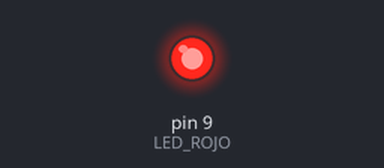
Simulated run of this sketch. Board: Arduino Uno, built with avr-gcc and run on an emulated ATmega328P. Parts: output pins drawn as LEDs (lit = HIGH). No radio packets arrive unless stated.

Above: at 0.1 s.
At 2.1 s:
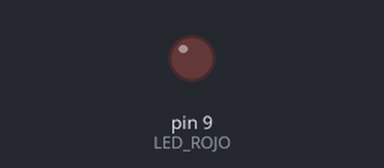
Timing chart, 0 to 3.6 s (numbered marks = the images above):
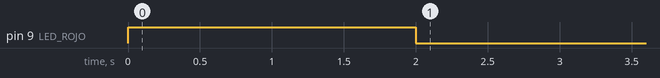

The sketch:

test_despertado_serial.ino
```cpp
// firm que espera la llegada del pedido desde la AMENAN1D para a continuación enviar el archivo TRAMAS.TXT

#include <SPI.h>
#include "RF24.h"
#include <SD.h>
#include "LowPower.h"
#include <Wire.h>
// librerías para usar el sensor de humedad
#include "Adafruit_Sensor.h"
#include <DHT.h>
#include <DHT_U.h>

#define DHTPIN            A0        // Pin de comunicación con el sensor.
#define DHTTYPE           DHT22     // DHT 22 (o el AM2302 que tenemos), define el tipo de sensor de humedad
#define SD_CS             10        // alias del pin conectado a CS de la SD
#define LED_ROJO          9
#define PULSADOR          2
#define BATA1             7
#define BATA2             6

DHT_Unified dht(DHTPIN, DHTTYPE);

// dirección en el bus I2C del RTC
const int DS3231 = 0x68;


// Inicializar variables de fecha y hora
byte segundo = 0;
byte minuto = 0;
byte hora = 0;
byte mes = 0;
byte anio = 0;
byte weekday = 0;
byte dia = 0;


// Nombre del archivo donde se dejarán las tramas
char str[] = "tramas.txt";
volatile int contador = 0;    // cuenta de pulsados
int indice = 0;               // índice de tramas
String cadena=String(3);

const char CONSTANTE[3] = "0D";
const int CONSTANTE_PULSADO = 1;

boolean bandera_grabacion = true;

/****************** User Config ***************************/
/***      Set this radio as radio number 0 or 1         ***/
bool radioNumber = 0;

/* Hardware configuration: Set up nRF24L01 radio on SPI bus plus pins A1 & A2 */
RF24 radio(A1,A2);
/**********************************************************/
                                                                           // Topology
byte addresses[][6] = {"1Node","2Node"};              // Radio pipe addresses for the 2 nodes to communicate.

// Role management: Set up role.  This sketch uses the same software for all the nodes
// in this system.  Doing so greatly simplifies testing.
typedef enum { role_ping_out = 1, role_pong_back } role_e;                 // The various roles supported by this sketch
const char* role_friendly_name[] = { "invalid", "Ping out", "Pong back"};  // The debug-friendly names of those roles

//role_e role = role_pong_back;                                              // The role of the current running sketch
role_e role = role_ping_out;
byte counter = 1;                                                          // A single byte to keep track of the data being sent back and forth
char data[32];
int i;
// constante que define cuantos segundos estará dormido antes de despertarse y medir
const int intervalo = 60;
volatile int cantidad_segundos = 0;

const int wakeUpPin = 2;

byte gotByte;                                           // Initialize a variable for the incoming response

boolean transmitir = false;

void obtenerFechaHora()
{
  Wire.beginTransmission(DS3231);
  Wire.write(byte(0));
  Wire.endTransmission();
  Wire.requestFrom(DS3231, 7);
  segundo = bcd2Dec(Wire.read());
  minuto = bcd2Dec(Wire.read());
  hora = bcd2Dec(Wire.read());
  weekday = bcd2Dec(Wire.read());
  dia = bcd2Dec(Wire.read());
  mes = bcd2Dec(Wire.read());
  anio = bcd2Dec(Wire.read());
}

// --------------------------------------------

byte bcd2Dec(byte val)
{
  return ((val/16*10) + (val%16));
}

// --------------------------------------------
void grabar_datos_archivo()
{
  char buffer1[3];
  char buffer2[8];
  File outFile;
  outFile = SD.open(str, FILE_WRITE);
  if (!outFile) {
    Serial.println(F("No se pudo abrir el archivo"));
    return;
  }
  obtenerFechaHora();
  outFile.println("");
  outFile.print(CONSTANTE);
  outFile.print(F(" "));
  sprintf(buffer2, "%07d", indice);
  outFile.print(buffer2);
  indice = indice + 1;

  outFile.print(F(" - "));
  sprintf(buffer1, "%02d", dia);
  outFile.print(buffer1);
  outFile.print(F("/"));
  sprintf(buffer1, "%02d", mes);
  outFile.print(buffer1);
  outFile.print(F("/"));
  outFile.print("20");
  outFile.print(anio);
  outFile.print(F(" "));
  sprintf(buffer1, "%02d", hora);
  outFile.print(buffer1);
  outFile.print(F(":"));
  sprintf(buffer1, "%02d", minuto);
  outFile.print(buffer1);
  outFile.print(F(":"));
  sprintf(buffer1, "%02d", segundo);
  outFile.print(buffer1);
  outFile.print(F(" - "));


  // Leer sensor de humedad y temperatura AM2302
  sensors_event_t event;
  // Temperatura
  dht.temperature().getEvent(&event);
  if (isnan(event.temperature)) {
    Serial.println(F("Error leyendo temperatura!"));
  }
  else {
    cadena = String(event.temperature);
    cadena.replace('.',',');
    outFile.print(cadena);
//    outFile.print(event.temperature);
    //outFile.print(F(" *C"));
  }
  // Humedad
  dht.humidity().getEvent(&event);
  if (isnan(event.relative_humidity)) {
    Serial.println(F("Error leyendo humedad!"));
  }
  else {
    outFile.print(F(" - "));
    cadena = String(event.relative_humidity);
    cadena.replace('.',',');
    outFile.print(cadena);
    //outFile.print(event.relative_humidity);
    //outFile.print(F("%"));
    outFile.print(F(" - "));
    }


// Leer sensor de presión y temperatura BMP180
//    cadena = String(bmp.readTemperature());
//    cadena.replace('.',',');
//    outFile.print(cadena);
//    outFile.print(F(" - "));
//    //outFile.print(F(" *C"));
//    cadena = String((bmp.readPressure())/100);
//    outFile.print(cadena);
//    outFile.print(F(" - "));
//    //outFile.print(F(" hPa - "));

    sprintf(buffer1, "%02d", (contador * CONSTANTE_PULSADO ));
    outFile.print(buffer1);

  // Cerrar archivo
  outFile.close();
}


void setup(){

  Serial.begin(9600);

  pinMode(PULSADOR,INPUT_PULLUP );

  pinMode(LED_ROJO, OUTPUT);
  // prender 2 segs el led rojo
  digitalWrite(LED_ROJO,HIGH);
  delay(2000);    //2 segs
  digitalWrite(LED_ROJO,LOW);

  // Inicializar I2C
  Wire.begin();
  // Configure wake up pin as input.
  // This will consumes few uA of current.
  pinMode(wakeUpPin, INPUT_PULLUP);

  //pin CS a la SD definido como salida
  pinMode(SD_CS,OUTPUT);
  // initializar SPI
//  SPI.begin();

  // inicializar sensor de humedad y temperatura
//  dht.begin();

  // inicializar sensor de presión y temperatura
//  bmp.begin();


//  //Inicializar SD
//  if (!SD.begin(SD_CS)) {
//    //Serial.println("Card failed, or not present");
//      digitalWrite(LED_ROJO,HIGH);
//    // don't do anything more:
//    return;
//  }

  // Setup and configure radio
  radio.begin();
  radio.setPALevel(RF24_PA_LOW);
  //radio.setPALevel(RF24_PA_MAX);
  //radio.enableAckPayload();                     // Allow optional ack payloads
  //radio.enableDynamicPayloads();                // Ack payloads are dynamic payloads

  if(radioNumber){
    radio.openWritingPipe(addresses[1]);        // Both radios listen on the same pipes by default, but opposite addresses
    radio.openReadingPipe(1,addresses[0]);      // Open a reading pipe on address 0, pipe 1
  }else{
    radio.openWritingPipe(addresses[0]);
    radio.openReadingPipe(1,addresses[1]);
  }
  radio.startListening();                       // Start listening

}

int inByte = 0;

void loop(void) {

    for (cantidad_segundos = 0 ;  cantidad_segundos  <  intervalo ; cantidad_segundos++){
      LowPower.idle(SLEEP_1S, ADC_OFF, TIMER2_OFF, TIMER1_OFF,TIMER0_OFF, SPI_OFF, USART0_OFF, TWI_OFF);
    }


  if (Serial.available() > 0) {
    //digitalWrite(9,HIGH);
      // get incoming byte:
      inByte = Serial.read();
      if (inByte == 'b'){
          digitalWrite(9,HIGH);
      }
      //if (inByte=="a"){
//        File dataFile = SD.open("TRAMAS.txt");
//        if (dataFile) {                                        // si se pudo abrir el archivo
//           while (dataFile.available()) {                      // mientras no se haya llegado al final
//               Serial.write(dataFile.read());
//               }
//           }
//        dataFile.close();
        //while(1);     // lazo infinito
      }
  //}

}
```
